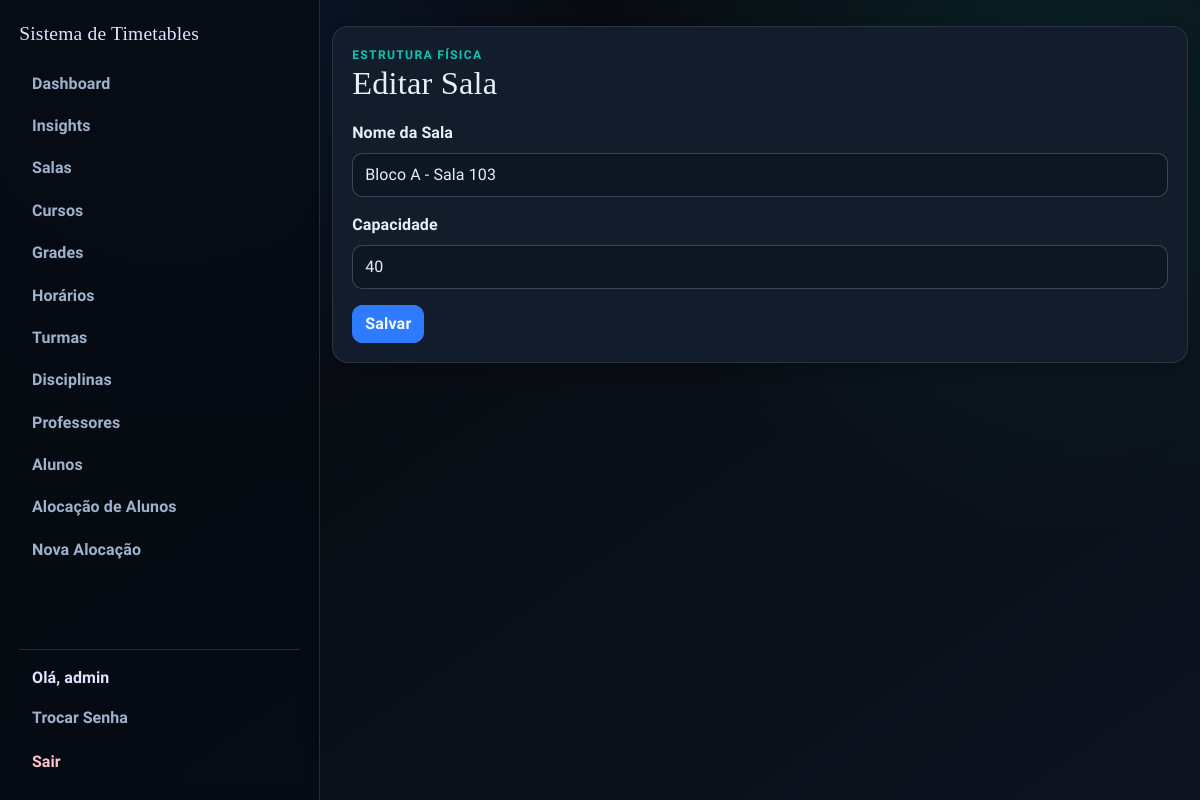
Page /sala/edit/10 (signed in) on the earlier database version.
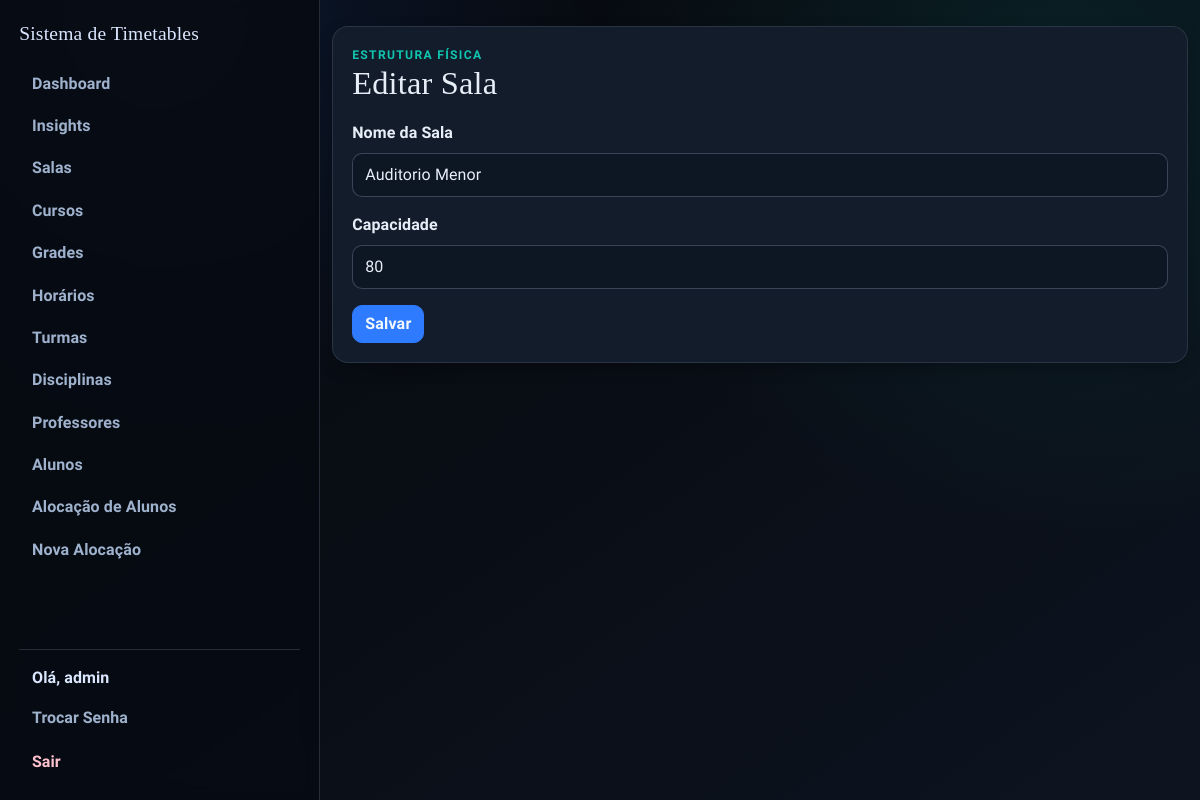
Same page on the later database version.
### app/models.py (models this page shows)
class Sala(db.Model):
    id = db.Column(db.Integer, primary_key=True)
    nome = db.Column(db.String(100), nullable=False)
    capacidade = db.Column(db.Integer, nullable=False)

### app/routes/admin.py (the view, shortened to what this page needs)
@bp.route("/sala/edit/<int:id>", methods=["GET", "POST"])
@login_required
@admin_required
def edit_sala(id):
    sala = db.get_or_404(Sala, id)
    form = SalaForm()
    if request.method == "GET":
        form.nome.data = sala.nome
        form.capacidade.data = sala.capacidade
    return render_template("sala_form.html", form=form, title="Editar Sala")

### app/forms.py
class SalaForm(FlaskForm):
    nome = StringField("Nome da Sala", validators=[DataRequired(), Length(min=2, max=100)])
    capacidade = IntegerField("Capacidade", validators=[DataRequired(), NumberRange(min=1, max=500)])
    submit = SubmitField("Salvar")

### app/models.py (called while the page is built)
@login_manager.user_loader
def load_user(user_id):
    return db.session.get(User, int(user_id))

    def is_admin(self):
        return self.role == 'admin'

### app/routes/helpers.py (called while the page is built)
def admin_required_redirect():
    if getattr(current_user, "is_authenticated", False) and current_user.is_admin():
        return None
    flash("Acesso restrito ao administrador.", "danger")
    return redirect(url_for("main.index"))

def admin_required(view_func):
    @wraps(view_func)
    def wrapper(*args, **kwargs):
        guard = admin_required_redirect()
        if guard:
            return guard
        return view_func(*args, **kwargs)
    return wrapper

### templates/sala_form.html (shortened to what this page needs)
{% extends "base.html" %}
{% from "_form_helpers.html" import render_field %}
{% block content %}
<section class="surface form-shell stagger-in">
  <div class="page-head">
    <div>
      <p class="eyebrow">Estrutura Física</p>
      <h1>{{ title }}</h1>
    </div>
  </div>
  <form method="POST" novalidate>
    {{ render_field(form.nome) }}
    {{ render_field(form.capacidade) }}
    {{ form.submit(class="btn btn-primary") }}
  </form>
</section>
{% endblock %}

### templates/_form_helpers.html (shortened to what this page needs)
{% macro render_field(field, class_name='form-control') %}
<div class="mb-3">
  {{ field.label(class="form-label") }}
  {% if field.type in ['SelectField', 'SelectMultipleField'] %}
  {% set base_class = 'form-select' %}
  {% else %}
  {% set base_class = class_name %}
  {% endif %}
  {% set field_class = base_class + (' is-invalid' if field.errors else '') %}
  {{ field(class=field_class) }}
</div>
{% endmacro %}

Differences in the rows shown:
changed Sala: nome "Bloco A - Sala 103" → "Auditorio Menor"; capacidade "40" → "80"
